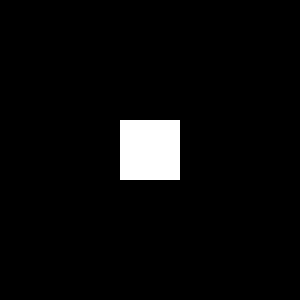
%> input picture templates/rectangles2_x100.pgm, 100 x 100 px (shown 3 times larger)
$ octave Template4RadonTransformOfFile.m   (GNU Octave 9; MATLAB toolbox functions it lacks are replaced by stand-ins)
%> lines starting %> are read from the running program, lines starting %| are printed output that depends on the picture; in (x1, y1, x2, y2) boxes, pixels count from 0 and x2, y2 are one past the last pixel; in counts of white or black regions, pixels touching at a corner belong together; the program's own positions count from 1
### functions/imageFromGrayscaleFile.m
function [ img ] = imageFromGrayscaleFile ( fileName )
%> called with fileName = 'rectangles2_x100.pgm'
%Reads grayscale file and puts data to [0,1] valued simple grayscale image matrix.

img = imread(fileName);
%> img is the input picture: size 100x100 uint8; 4% white; 1 white region, box (x1, y1, x2, y2) and area: (40, 40, 60, 60) 400
img = img ./ 255;
end

### functions/displayImage.m
function [ax] = displayImage(img, ax, title)
%> called with ax = -34.64, title = 'rectangles2_x100.pgm'
% Displays grayscale image matrix in figure

axes(ax);
[xSize, ySize] = size(img);
%> xSize = 100; ySize = 100
set(ax, 'Title', text('String',title,'Color','k'));
set(ax, 'XTick', [1:1:xSize]);
set(ax, 'YTick', [1:1:ySize]);
axis([0.5, xSize+0.5, 0.5, ySize+0.5]);
daspect([1,1,1]);
image('XData',1,'YData',1,'CData',image2RGBArray(img));
end

### functions/image2RGBArray.m
function [ RGBArray ] = image2RGBArray( img )
%Converts m x n matrix of [0:1] values to 3-D array of true colors
%Input and output is in grayscale;

[xSize, ySize] = size(img);
%> xSize = 100; ySize = 100
img = img([ySize:-1:1],:); % y-axis mirror, becouse image is displayed top to bottom
RGBArray = zeros(xSize,ySize,3);
RGBArray(:,:,1) = img; % set red channel
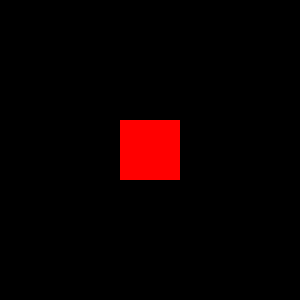
%> RGBArray: size 100x100x3 double (shown 3 times larger); mean R, G, B 0.04, 0, 0
RGBArray(:,:,2) = img; % set green channel
RGBArray(:,:,3) = img; % set blue channel
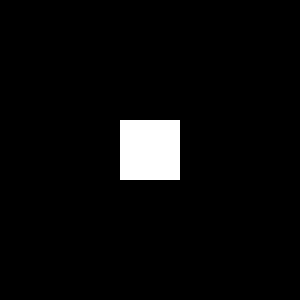
%> RGBArray: size 100x100x3 double (shown 3 times larger); values 0 (black) and 1 (white), 4% white; 1 white region, box (x1, y1, x2, y2) and area: (40, 40, 60, 60) 400
end

### functions/displayRadonImage.m
function [ax] = displayRadonImage ( radImg, angles, tau, ax, title )
% Displays grayscale radon image matrix in figure

axes(ax);
%daspect([1,1,1]);
iptsetpref('ImshowAxesVisible','on');
imshow(radImg,[],'Xdata',angles,'Ydata',tau,'InitialMagnification','fit');
imageAxes = gca;
imageAxes.YGrid = 'on';
imageAxes.XGrid = 'on';
imageAxes.GridColor = [0, 1, 0];
imageAxes.Title.String = title;
xlabel('\theta (degrees)');
ylabel('x''');
colorbar;
iptsetpref('ImshowAxesVisible','off');
end

### templates/Template4RadonTransformOfFile.m
clear all;
clc;
filename = 'rectangles2_x100.pgm';
img = imageFromGrayscaleFile( filename );

figure(1);
ax1 = gca;
displayImage(img, ax1, filename);

angles = 1:177;
[radImg, tau] = radon(img, angles);
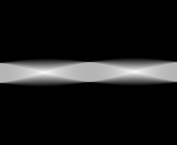
%> radImg: size 145x177 double; min 0, max 28.17, mean 2.8; drawn with min black and max white
%> tau = 145 values from -72 to 72

figure(2);
ax2 = gca;
displayRadonImage(radImg, angles, tau, ax2,['Radon projection of: ' filename]);
